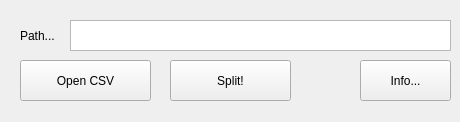
<?xml version="1.0" encoding="UTF-8"?>
<ui version="4.0">
 <class>Form</class>
 <widget class="QWidget" name="Form">
  <property name="geometry">
   <rect>
    <x>0</x>
    <y>0</y>
    <width>460</width>
    <height>122</height>
   </rect>
  </property>
  <property name="windowTitle">
   <string>Form</string>
  </property>
  <widget class="QPushButton" name="open_csv_button">
   <property name="geometry">
    <rect>
     <x>20</x>
     <y>60</y>
     <width>131</width>
     <height>41</height>
    </rect>
   </property>
   <property name="text">
    <string>Open CSV</string>
   </property>
  </widget>
  <widget class="QPushButton" name="split_button">
   <property name="geometry">
    <rect>
     <x>170</x>
     <y>60</y>
     <width>121</width>
     <height>41</height>
    </rect>
   </property>
   <property name="text">
    <string>Split!</string>
   </property>
  </widget>
  <widget class="QLabel" name="path">
   <property name="geometry">
    <rect>
     <x>20</x>
     <y>30</y>
     <width>56</width>
     <height>12</height>
    </rect>
   </property>
   <property name="text">
    <string>Path...</string>
   </property>
  </widget>
  <widget class="QTextBrowser" name="pathBrowser">
   <property name="geometry">
    <rect>
     <x>70</x>
     <y>20</y>
     <width>381</width>
     <height>31</height>
    </rect>
   </property>
  </widget>
  <widget class="QPushButton" name="information_button">
   <property name="geometry">
    <rect>
     <x>360</x>
     <y>60</y>
     <width>91</width>
     <height>41</height>
    </rect>
   </property>
   <property name="text">
    <string>Info...</string>
   </property>
  </widget>
 </widget>
 <resources/>
 <connections/>
</ui>
